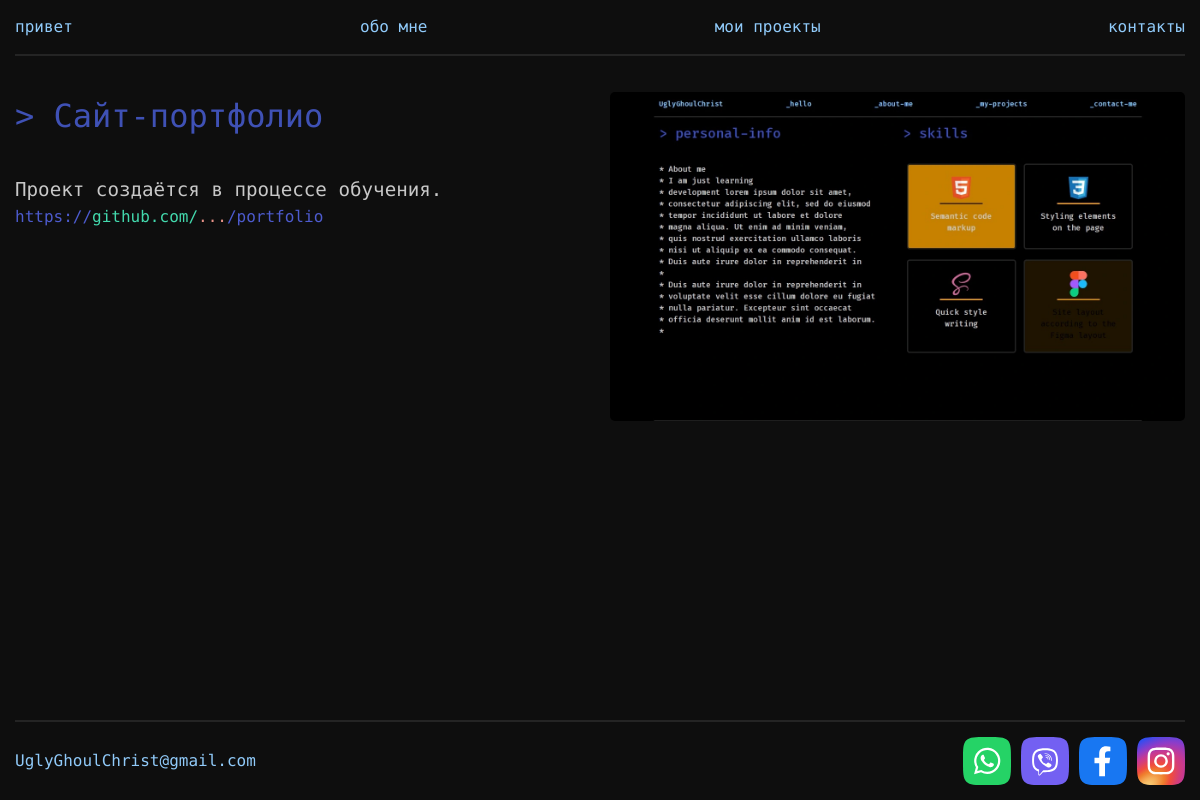
Page /my_projects/ on the earlier database version.
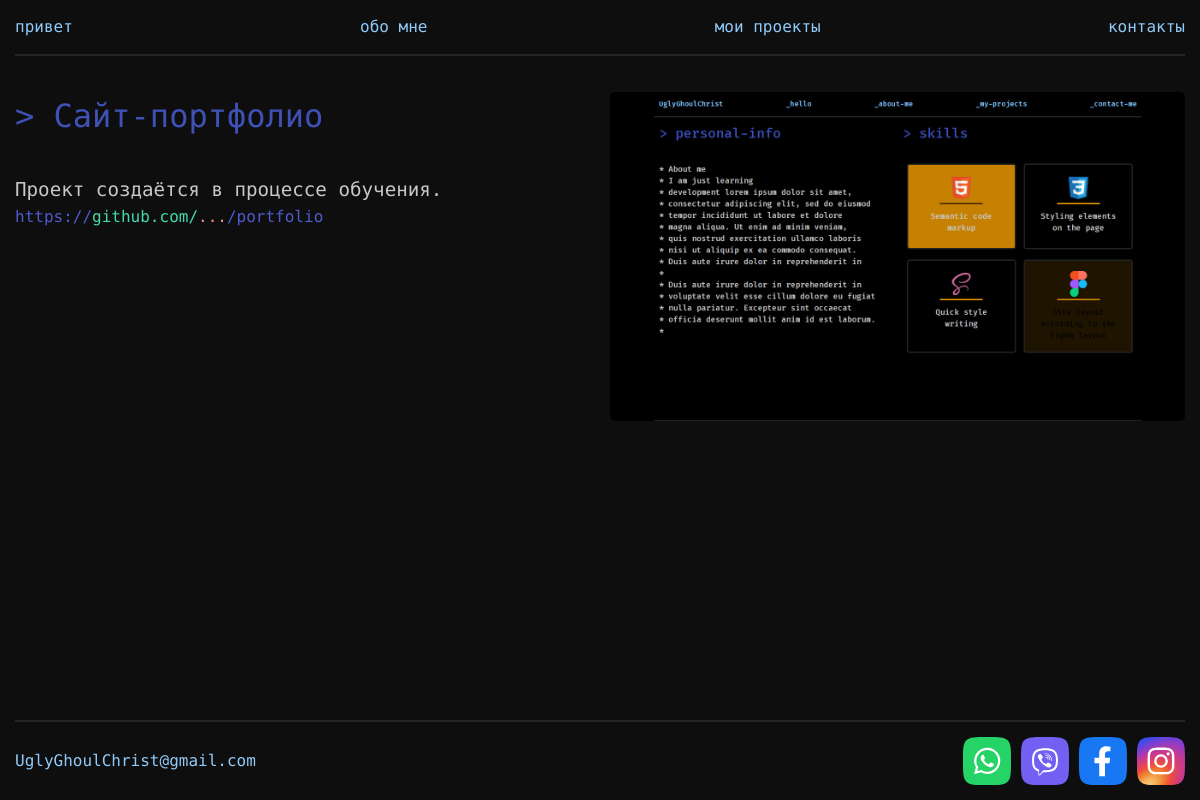
Same page on the later database version.
### portfolio_application/models.py (models this page shows, shortened)
class Project(models.Model):
    class Meta():
        verbose_name = 'Проект'
        verbose_name_plural = 'Проекты'
    title = models.CharField(verbose_name='Название проекта', max_length=100)
    description = models.TextField(verbose_name='Описание проекта')
    picture = models.ImageField(verbose_name='Картинка проекта')
    link_project = models.URLField(verbose_name='Адрес проекта')

### portfolio_application/views.py (the view)
# urls.py: path('my_projects/', my_projects, name='my_projects'),
def my_projects(request):
    projects = Project.objects.all()
    return render(request, 'portfolio_application/my_projects.html', {'projects':projects})

### portfolio_application/templates/portfolio_application/my_projects.html
{% extends 'portfolio_application/index.html' %}
{% load static %}
{% block section %}
<section class="projects">
    {% if projects %}
    {% for project in projects %}
    <div class="project__text">
        <h2 class="h2">&gt; {{project.title}}</h2>
        <div class="text">{{project.description}}</div>
        <a href="{{project.link_project}}" target="_blank" class="link"><span class="text_violet">https://</span><span
                class="text_green">github.com/</span><span class="text_pink">...</span><span
                class="text_violet">/portfolio</span></a>
    </div>
    <div class="picture">
        <img src="{{project.picture}}" alt="first project" class="image">
    </div>
    {% endfor %}
    {% else %}
    <h2 class="h2">Проектов нет</h2>
    {% endif %}
</section>
{% endblock %}

Differences in the rows shown:
changed Project "Сайт-портфолио": picture: a different picture
